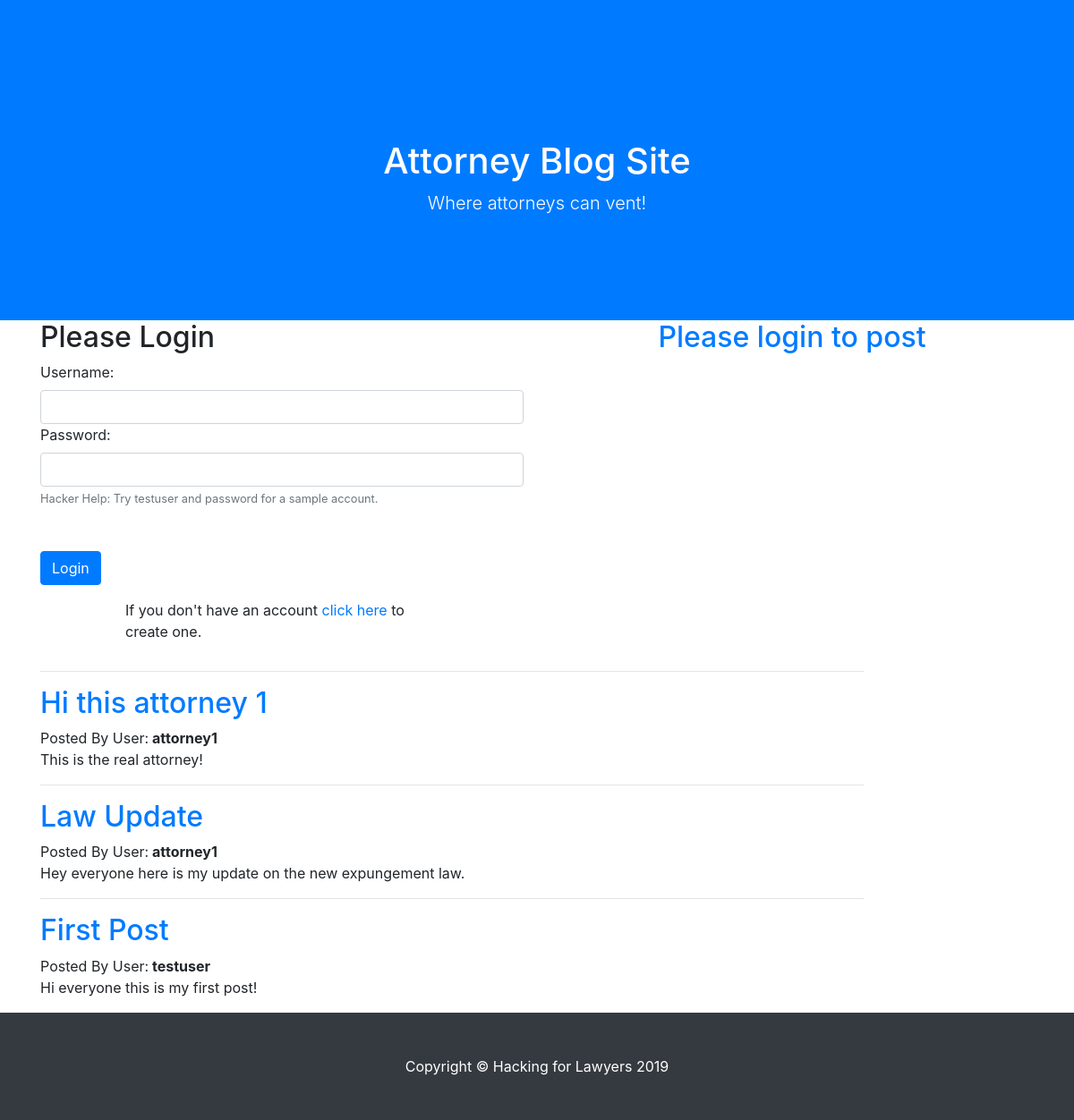
Screenshot of /blog.php with the database file from the repository.
### tables this page shows
CREATE TABLE `blogposts` (
  `ID` int(11) NOT NULL,
  `blogtitle` varchar(100) NOT NULL,
  `blogpost` varchar(1000) NOT NULL,
  `username` varchar(100) NOT NULL,
  `Timestamp` timestamp NOT NULL DEFAULT CURRENT_TIMESTAMP
);

### blog.php (the view, shortened to what this page needs)
<?php
include 'sql.php';
?>
  <header class="bg-primary text-white">
    <div class="container text-center">
      <h1>Attorney Blog Site</h1>
      <p class="lead">Where attorneys can vent!</p>
    </div>
  </header>
  <div class="container">
      <div class="row">
        <div class="col-lg-6 ">
<?php
$login = False;
if(isset($_COOKIE['username']) || $login == True){
    echo "<h2>Account Information</h2>";
    if($login == True){
        $username = $_POST['username'];
    }else{
        $username = $_COOKIE['username'];
    }
    $sqlquery = "SELECT username, email FROM users WHERE username = '". $username . "'";
    $sql = $connection->query($sqlquery);
    if($sql == False){
        echo "<br><br>";
        echo "SQL Query: " . $sqlquery;
        printf("Error message: %s\n", $connection->error);
        echo "<br><br>";
    }
    $fullarray = $sql->fetch_all(MYSQLI_ASSOC);
    $fullarray = $fullarray[0];
    echo "<span class='text-primary font-weight-bold'>Username: </span><span id='accountinfousername'>" . $fullarray['username'] . "</span><br>";
    echo "<span class='text-primary font-weight-bold'>Email: </span><span>" . $fullarray['email'] . "</span><br>";
    echo '<div class="form-group">
            <form method = "post" action="blog.php">
              <label for "resetpassword" class="text-primary font-weight-bold">Reset Password:</label><br>
              <input id="resetpassword" type="text" name="resetpassword" class="form-control">
              <br>
              <button type="submit" id="resetpasswordbutton" class="btn btn-primary">Reset</button>
            </form>
          </div>';
          echo '<div class="form-group">
          <form method = "post" action="blog.php">
            <input id="logout" type="hidden" name="logout" value="true">
            <button type="submit" id="logoutbutton" class="btn btn-primary">Logout</button>
          </form>
        </div>';
}else{
    echo '<div class="form-group">
            <h2> Please Login </h2>
            <form method = "post" action="blog.php">
              <label for "username">Username:</label><br>
              <input id="username" type="text" name="username" class="form-control">
              <label for "password">Password:</label><br>
              <input id="password" type="text" name="password" class="form-control">
              <small id="loginhelp" class="form-text text-muted">Hacker Help: Try testuser and password for a sample account.</small>
              <br><br>
              <button type="submit" id="loginbutton" class="btn btn-primary">Login</button>
            </form>
          </div>
          <div class="row">
        <div class="col-lg-8 mx-auto"><p> If you don\'t have an account <a href="create.php">click here</a> to create one.</div></div>';
}
?>
</div>
<div class="col-lg-6">
<?php
if(isset($_COOKIE['username']) || $login == True){
echo'<div class="form-group">
            <h2> Post Your Blog</h2>
            <form method = "post" action="blog.php">
              <label for "blogtitle">Title:</label><br>
              <input id="blogtitle" type="text" name="blogtitle" class="form-control">
              <label for "blogpost">Post:</label><br>
              <textarea id="blogpost" type="text-area" name="blogpost" class="form-control" rows=4></textarea>
              <br>
              <button id="submitpostbutton" type="submit" class="btn btn-primary">Post</button>
            </form>
          </div>';
}else{
    echo "<h2 class='text-primary text-center'>Please login to post</h2>";
}
?>
</div>
</div>
</div>
<div class="container">
      <div class="row">
        <div class="col-lg-10 ">
<?php
    $sql = $connection->query("SELECT * FROM blogposts ORDER BY ID DESC");
    $fullarray = $sql->fetch_all(MYSQLI_ASSOC);
    foreach($fullarray as $blogpost){
        echo("<hr>");
        echo("<h2 class='text-primary'>" . $blogpost['blogtitle'] . "</h2>");
        echo("<span> Posted By User:</span><span class='font-weight-bold'> " . $blogpost['username'] . "</span>");
        echo("<p>" . $blogpost['blogpost'] . "</p>");
    }
?>
</div>
</div>
</div>

### rows the page displays
blogposts: blogtitle "Hi this attorney 1", username "attorney1", blogpost "This is the real attorney!"
blogposts: blogtitle "Law Update", username "attorney1", blogpost "Hey everyone here is my update on the new expungement law."
blogposts: blogtitle "First Post", username "testuser", blogpost "Hi everyone this is my first post!"
